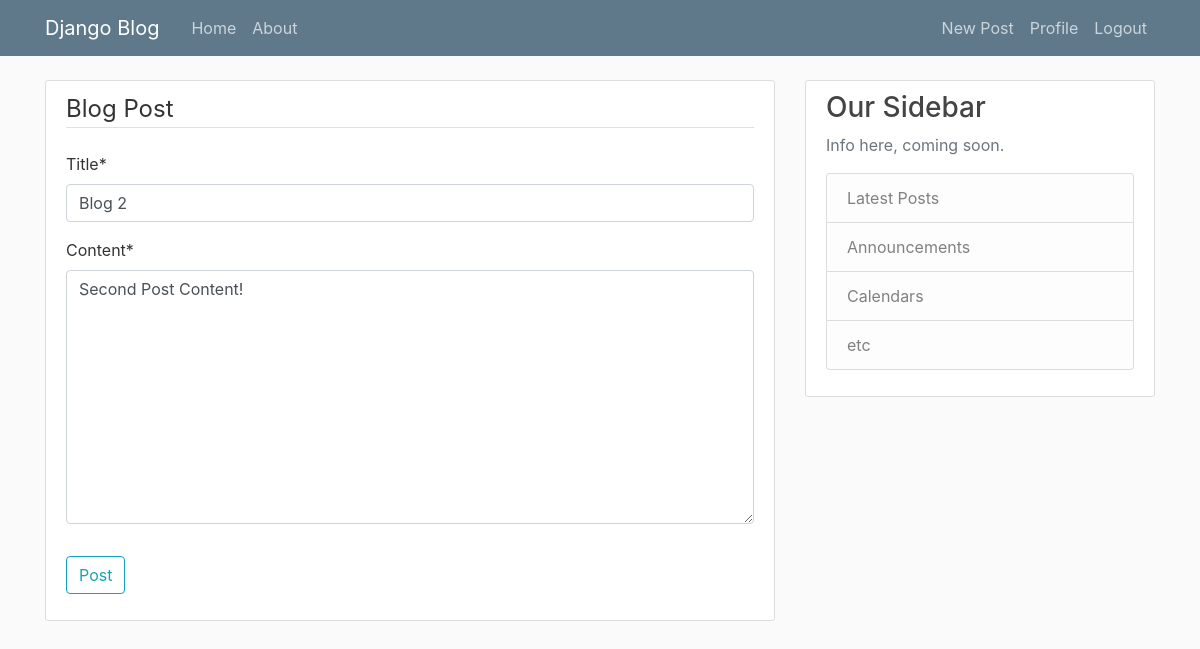
The app's page /post/2/update/ (signed in), older data.
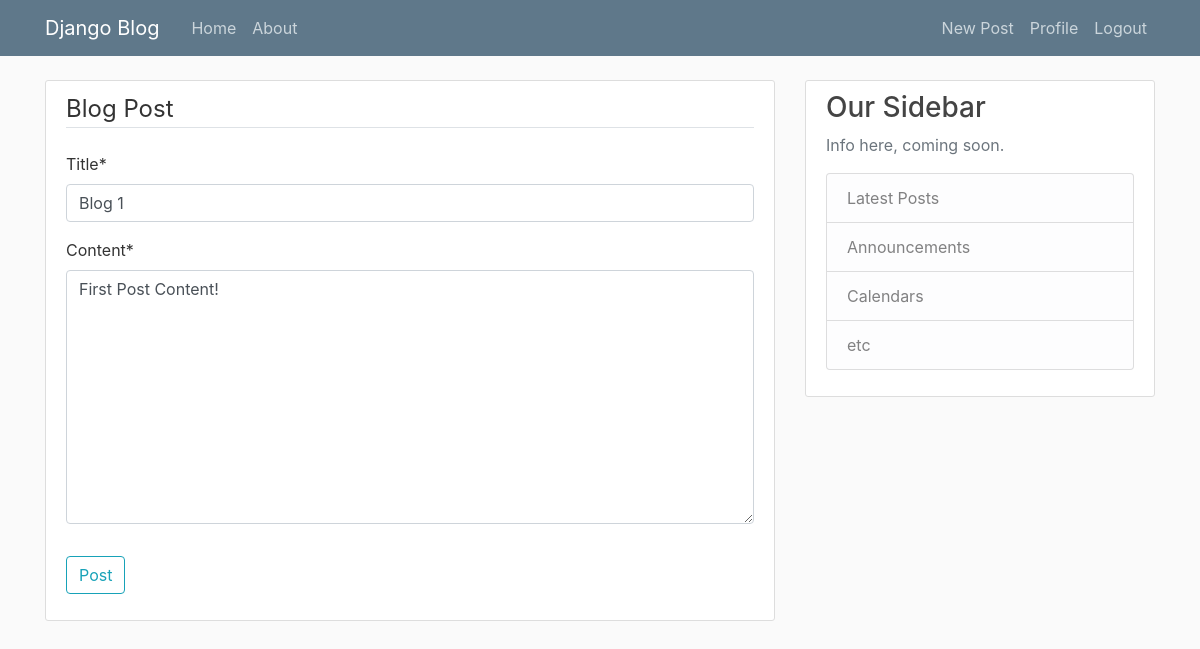
The same page, newer data.
### blog/models.py (models this page shows, shortened)
class Post(models.Model):
    title = models.CharField(max_length=100)
    content = models.TextField()
    date_posted = models.DateTimeField(default=timezone.now)
    author = models.ForeignKey(User, on_delete=models.CASCADE)

### blog/views.py (the view, shortened to what this page needs)
# urls.py: path('post/<int:pk>/update/', PostUpdateView.as_view(), name='post-update'),
class PostUpdateView(LoginRequiredMixin, UserPassesTestMixin, UpdateView):
    model = Post
    fields = ['title', 'content']
    def test_func(self):
        post = self.get_object()
        if self.request.user == post.author:
            return True
        return False

### blog/templates/blog/post_form.html (shortened to what this page needs)
{% extends "blog/base.html" %}
{% load crispy_forms_tags %}
{% block content %}
    <div class="content-section">
        <form method="POST">
            <fieldset class="form-group">
                <legend class="border-bottom mb-4">Blog Post</legend>
                {{ form|crispy }}
            </fieldset>
            <div class="form-group">
                <button class="btn btn-outline-info" type="submit">Post</button>
            </div>
        </form>
    </div>
{% endblock content %}

Row changes from the older to the newer data that the page shows:
changed Post: title "Blog 2" → "Blog 1"; content "Second Post Content!" → "First Post Content!"
